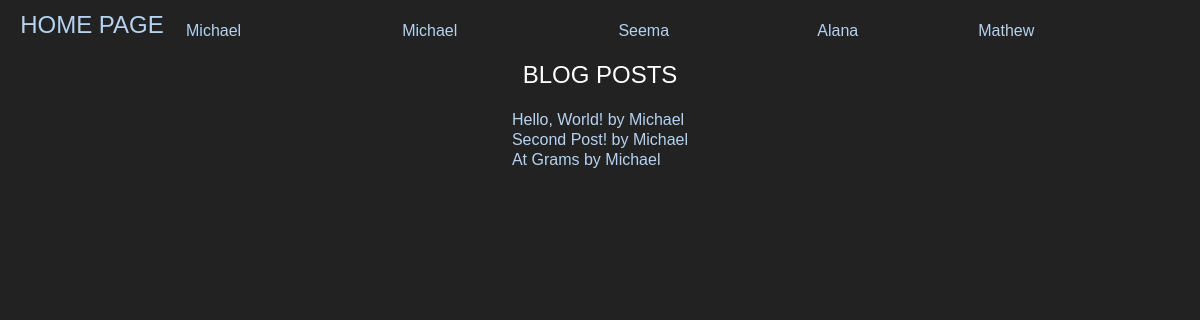
Page /blog/ (signed in) on the committed database.
### blog/models.py (models this page shows, shortened)
class Post(models.Model):
    title = models.CharField(max_length=255)
    message = models.TextField()
    date = models.DateTimeField(auto_now_add=True)
    author = models.ForeignKey(User, on_delete=models.CASCADE, related_name='author')
    replies = models.ManyToOneRel
    class Meta:
        ordering = ['date']

### blog/views.py (the view)
# urls.py: path("", views.index, name="index")
def index(request):
    return render(request, "blog/index.html", {
        "posts": Post.objects.all()
    })

### blog/templates/blog/index.html
{% extends "home/layout.html" %}
{% block body %}
    <div align="middle">
         <h1>Blog Posts</h1>
        <table>
             {% for post in posts %}
            <tr>
                <td><a href = "{{ post.id }}">{{ post.title }} by {{ post.author }} </a></td>
            </tr>
        {% endfor %}
        </table>
    </div>
{% endblock %}

### home/templates/home/layout.html (shortened to what this page needs)
<!DOCTYPE html>
<html lang="en">
    <head>
        {% load static %}
        {% load static %}
        <link rel="stylesheet"  href="{% static 'home/' %}stylesheet.css" media="screen"/>
    </head>
    <body >
    <table  width="100%" height="60" border="0">
        <tbody>
            <tr>
                <td  align="center" valign="bottom" id="home" width="180" ><h1><a href="/">Home Page</a></h1></td>
                <td>
                    <table class="megamenu" height="57" width="100%" border="0">
                        <tbody>
                            <tr>
                                <td id="blog"><a  href="/blog">Michael</a></td>
                                <td id="michael"><a  href="/michael">Michael</a></td>
                                <td id="seema"><a href="/seema">Seema</a> </td>
                                <td id="alana"><a href="/alana">Alana</a> </td>
                                <td id="users"><a href="/users">
                                    {% if request.user.username == "" %}
                                        <a href="/users/login">Login</a>
                                    {% else %}
                                         <a href="/users">{{ request.user }}</a>
                                    {% endif%}</a></td>
                            </tr>
                        </tbody>
                    </table>
                </td>
            </tr>
        </tbody>
    </table>
        {% block body %}
        {% endblock %}
    </body>
</html>

### home/static/home/stylesheet.css (style rules this page uses)
a:link { text-decoration: none ; }
* { margin:0;padding:0 }
html, body { height:100% }
body { background:#222;font-family:Arial, Helvetica, sans-serif;font-size:100%;line-height:1.125em;color:#fff }
a { color:#b5d2f0;outline:none }
h1, h2 { line-height:1.2em;color:#fff;text-transform:uppercase;font-weight:normal;margin-bottom:19px }
h1 { font-size:24px }

### rows in the picture
Post: title "Hello, World!", author "Michael"
Post: title "Second Post!", author "Michael"
Post: title "At Grams", author "Michael"

### other values in the picture
{{ request.user }} "Mathew"
